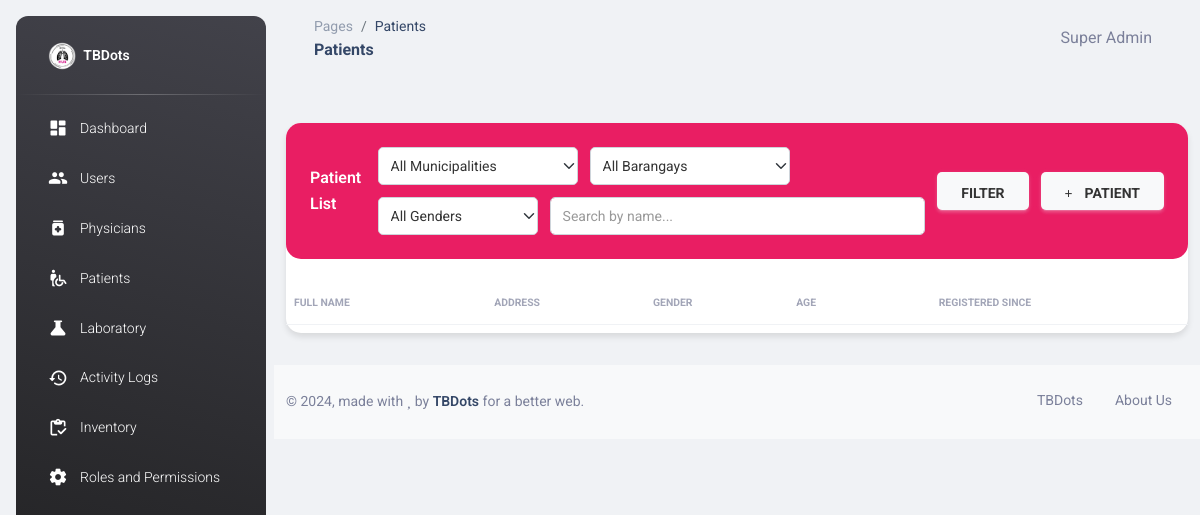
Before: /patients.php?location=56 (signed in) with the older database file.
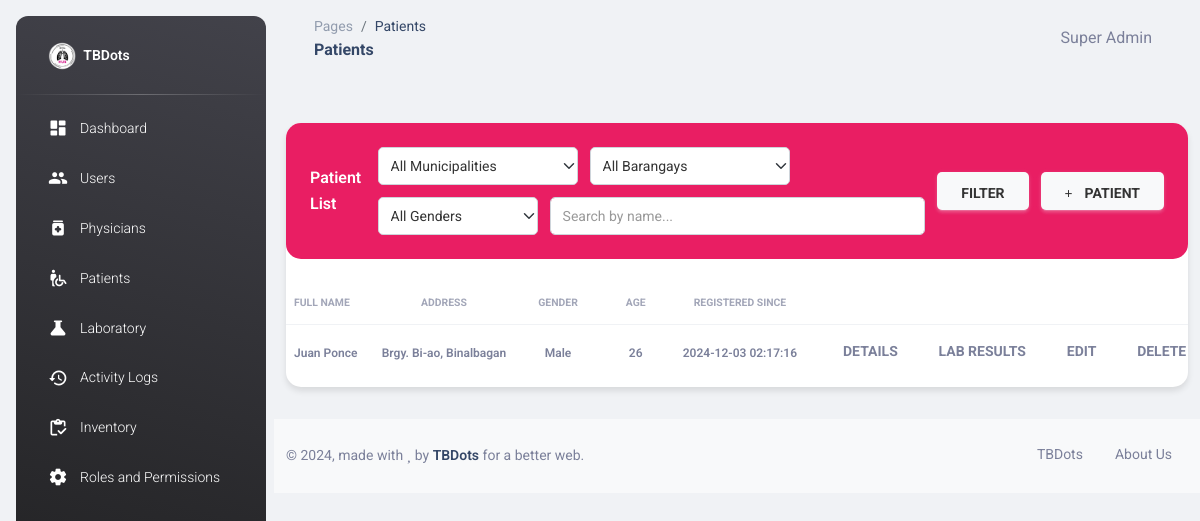
After: the same page with the newer database file.
### tables this page shows
CREATE TABLE IF NOT EXISTS `patients` (
  `id` int NOT NULL AUTO_INCREMENT,
  `fullname` text NOT NULL,
  `age` int NOT NULL DEFAULT '0',
  `gender` tinyint NOT NULL DEFAULT '0',
  `contact` varchar(50) DEFAULT NULL,
  `address` text,
  `physician_id` int DEFAULT NULL,
  `location_id` int DEFAULT NULL,
  `lab_results_id` int DEFAULT NULL,
  `updated_at` timestamp NOT NULL DEFAULT CURRENT_TIMESTAMP ON UPDATE CURRENT_TIMESTAMP,
  `created_at` timestamp NOT NULL DEFAULT CURRENT_TIMESTAMP,
  `height` int DEFAULT NULL,
  `dob` date DEFAULT NULL,
  `bcg_scar` enum('Yes','No','Doubtful') DEFAULT NULL,
  `occupation` varchar(100) DEFAULT NULL,
  `phil_health_no` varchar(50) DEFAULT NULL,
  `contact_person` varchar(100) DEFAULT NULL,
  `contact_person_no` varchar(50) DEFAULT NULL,
  PRIMARY KEY (`id`),
  KEY `FK_patients_lab_results` (`lab_results_id`),
  KEY `FK_patients_users` (`physician_id`),
  KEY `idx_fullname` (`fullname`(50)),
  KEY `idx_contact` (`contact`),
  KEY `FK_patients_locations` (`location_id`),
  CONSTRAINT `FK_patients_lab_results` FOREIGN KEY (`lab_results_id`) REFERENCES `lab_results` (`id`),
  CONSTRAINT `FK_patients_locations` FOREIGN KEY (`location_id`) REFERENCES `locations` (`id`),
  CONSTRAINT `FK_patients_users` FOREIGN KEY (`physician_id`) REFERENCES `users` (`id`)
);

### patients.php (the view, shortened to what the rows shown need)
<?php
require_once "connection/db.php";
include_once('head.php');
$selectedLocation = isset($_GET['location']) ? (int)$_GET['location'] : 0;
$whereConditions = [];
if ($selectedLocation > 0) {
    $whereConditions[] = "p.location_id = $selectedLocation";
}
$whereClause = !empty($whereConditions) ? "WHERE " . implode(" AND ", $whereConditions) : "";
$sql = "
    SELECT
        p.*,
        COALESCE(b.name, '') as barangay_name,
        COALESCE(m.location, '') as municipality_name
    FROM patients p
    LEFT JOIN locations l ON p.location_id = l.id
    LEFT JOIN municipalities m ON l.municipality_id = m.id
    LEFT JOIN barangays b ON l.barangay_id = b.id
    $whereClause
    ORDER BY p.created_at DESC";
$patientsData = $conn->query($sql);
?>
<body class="g-sidenav-show  bg-gray-200">
  <main class="main-content position-relative max-height-vh-100 h-100 border-radius-lg ">
    <div class="container-fluid py-4">
      <div class="row">
        <div class="col-12">
          <div class="card my-4">
            <div class="card-body px-0 pb-2">
              <div class="table-responsive p-0">
                <table class="table align-items-center mb-0" id="patientsTable">
                  <thead>
                    <tr>
                      <th class="text-uppercase text-secondary text-xxs font-weight-bolder opacity-7 ps-2">Full name
                      </th>
                      <th class="text-center text-uppercase text-secondary text-xxs font-weight-bolder opacity-7">
                        Address</th>
                      <th class="text-center text-uppercase text-secondary text-xxs font-weight-bolder opacity-7">Gender
                      </th>
                      <th class="text-center text-uppercase text-secondary text-xxs font-weight-bolder opacity-7">Age
                      </th>
                      <th class="text-center text-uppercase text-secondary text-xxs font-weight-bolder opacity-7">
                        Registered Since</th>
                      <th class="text-secondary opacity-7"></th>
                    </tr>
                  </thead>
                  <tbody>
                    <?php
                        if ($patientsData->num_rows > 0) {
                          while($row = $patientsData->fetch_assoc()) {
                            $address = '';
                            if (!empty($row["barangay_name"])) {
                                $address .= "Brgy. " . htmlspecialchars($row["barangay_name"]);
                            }
                            if (!empty($row["municipality_name"])) {
                                $address .= (!empty($address) ? ", " : "") . htmlspecialchars($row["municipality_name"]);
                            }
                            $stmt = $conn->prepare("SELECT COUNT(*) as count FROM lab_results WHERE patient_id = ?");
                            $stmt->bind_param('i', $row["id"]);
                            $stmt->execute();
                            $result = $stmt->get_result();
                            $labResults = $result->fetch_assoc();
                            echo "
                              <tr>
                                <td><span class='text-secondary text-xs font-weight-bold'>".$row["fullname"]."</span></td>
                                <td class='text-center'>
                                    <span class='text-secondary text-xs font-weight-bold'>".$address."</span>
                                </td>
                                <td class='text-center'><span class='text-secondary text-xs font-weight-bold'>".($row["gender"] == 1 ? "Male" : "Female")."</span></td>
                                <td class='text-center'><span class='text-secondary text-xs font-weight-bold'>".$row["age"]."</span></td>
                                <td class='text-center'><span class='text-secondary text-xs font-weight-bold'>".$row["created_at"]."</span></td>
                                <td class='align-middle'>
                                  <button onclick='showPatientDetails(".$row["id"].")' class='btn btn-link text-secondary mb-0'>
                                    <i class='fa fa-user text-xs'></i> Details
                                  </button>
                                  " . ($labResults['count'] > 0 ? "
                                  <button onclick='showLabResults(".$row["id"].", \"".htmlspecialchars($row["fullname"], ENT_QUOTES)."\")' class='btn btn-link text-secondary mb-0'>
                                    <i class='fa fa-flask text-xs'></i> Lab Results
                                  </button>" : "") . "
                                  " . (in_array(11, $_SESSION['module']) ? "
                                    <button onclick='editPatient(".$row["id"].", ".json_encode($row).")' class='btn btn-link text-secondary mb-0'>
                                      <i class='fa fa-edit text-xs'></i> Edit
                                    </button>" : "") . "
                                  " . (in_array(12, $_SESSION['module']) ? "
                                    <form method='POST' style='display:inline;' onsubmit='return confirm(\"Are you sure you want to delete this patient?\");'>
                                      <input type='hidden' name='delete_id' value='".$row["id"]."'>
                                      <button type='submit' class='btn btn-link text-secondary mb-0'>
                                        <i class='fa fa-trash text-xs'></i> Delete
                                      </button>
                                    </form>" : "") . "
                                </td>
                              </tr>
                            ";
                          }
                        }
                    ?>
                  </tbody>
                </table>
              </div>
            </div>
          </div>
        </div>
      </div>
    </div>
  </main>
</body>
</html>

Changed rows visible on the page:
added patients: fullname "Juan Ponce", address "Brgy. Bi-ao, Binalbagan", gender "Male", age "26", created_at "2024-12-03 02:17:16"
